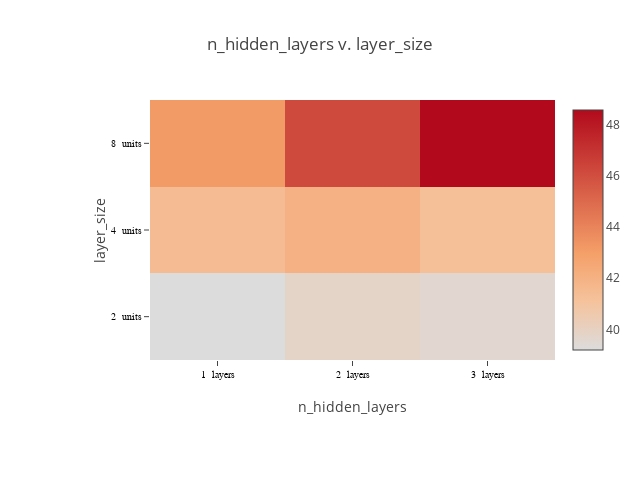

Notebook code cell kept with this figure:
### Code cell
plot_matrix(lossframe, "n_hidden_layers", "layer_size", x_suffix=" layers", y_suffix=" units")

### Figure 1 — Plotly figure (JSON) as saved in the notebook; plotly's stock layout.template omitted (floating-point values rounded to 4 significant figures)
{"data": [{"colorscale": [[0, "rgb(0,0,255)", [1, "rgb(255,0,0)"]]], "type": "heatmap", "x": ["1  layers", "2  layers", "3  layers"], "y": ["2  units", "4  units", "8  units"], "z": [[39.19, 39.8, 39.56], [41.48, 42.02, 41.27], [43.14, 46.2, 48.59]]}], "layout": {"height": 480, "margin": {"b": 120, "l": 150, "r": 30, "t": 100}, "title": "n_hidden_layers v. layer_size", "width": 640, "xaxis": {"tickfont": {"color": "black", "family": "Arial, sans-serif", "size": 10}, "title": "n_hidden_layers"}, "yaxis": {"tickfont": {"color": "black", "family": "Arial, sans-serif", "size": 10}, "title": "layer_size"}}}
